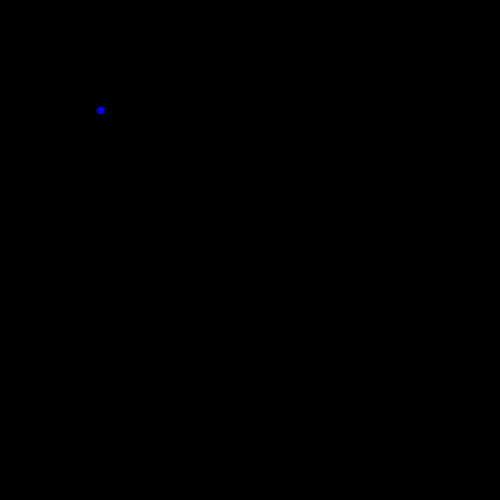
Frame 1 (no input)
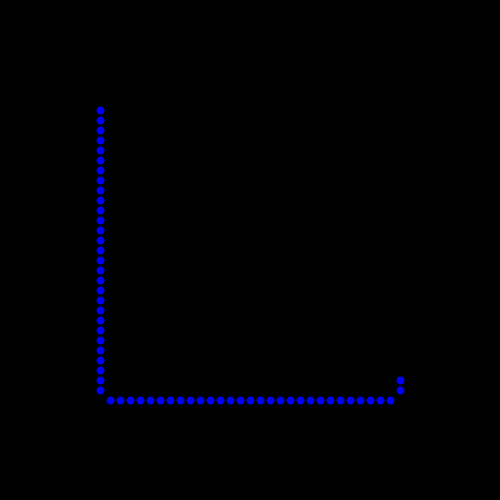
Frame 60 (the mouse pressed at the canvas centre just before this capture)
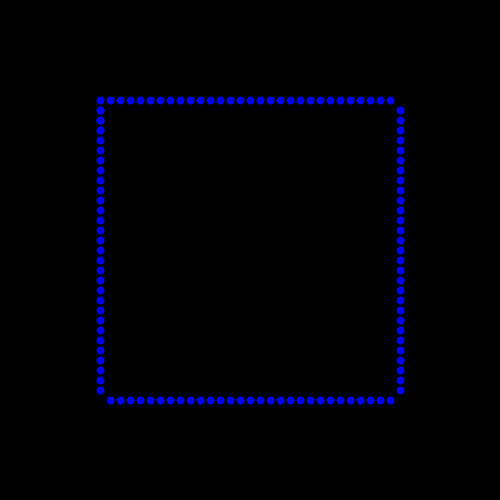
Frame 120 (the mouse held since frame 60 and released just before this capture)

The Processing sketch that drew these frames (run headless with seeded random() and noise(); from frame 60 on, the mouse is pressed at the canvas centre):

// Processing sketch: processing_66111
// ── processing_66111.pde

int xValue1 = 100;
int yValue1 = 100;


void setup() 
{  
  size(500, 500);
  background(0);
  frameRate(10);
  strokeWeight(8);
  stroke(0, 0, 250);
}

void draw() 
{
  if(xValue1 == 100) 
  {
    yValue1 = yValue1+10;
  }
  if(yValue1 == 400)
  {
    xValue1 = xValue1+10;
    yValue1 = 400;
  }
  if(xValue1 == 400)
  {
    xValue1 = 400;
    yValue1 = yValue1-10;
  }
  if(yValue1 <= 100) 
  {
    xValue1 = xValue1-10;
    yValue1 = 100;
  }
  point(xValue1, yValue1); 
}
